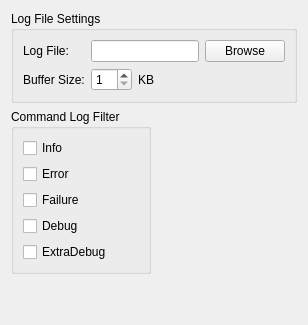
     <widget class="QWidget" name="tabGeneral">
      <attribute name="title">
       <string>General</string>
      </attribute>
      <layout class="QGridLayout" name="gridLayout">
       <item row="4" column="1" colspan="2">
        <spacer name="verticalSpacer">
         <property name="orientation">
          <enum>Qt::Vertical</enum>
         </property>
         <property name="sizeHint" stdset="0">
          <size>
           <width>20</width>
           <height>40</height>
          </size>
         </property>
        </spacer>
       </item>
       <item row="0" column="1" colspan="2">
        <widget class="QGroupBox" name="groupBox">
         <property name="title">
          <string>Log File Settings</string>
         </property>
         <layout class="QGridLayout" name="gridLayout_7">
          <item row="0" column="0">
           <widget class="QLabel" name="lbLogFileName">
            <property name="text">
             <string>Log File:</string>
            </property>
           </widget>
          </item>
          <item row="1" column="0">
           <widget class="QLabel" name="lbLogBuffer">
            <property name="text">
             <string>Buffer Size:</string>
            </property>
           </widget>
          </item>
          <item row="0" column="1">
           <widget class="QLineEdit" name="editLogFileName"/>
          </item>
          <item row="1" column="1">
           <layout class="QHBoxLayout" name="horizontalLayout_3">
            <item>
             <widget class="QSpinBox" name="sbLogBuffer">
              <property name="minimum">
               <number>1</number>
              </property>
             </widget>
            </item>
            <item>
             <widget class="QLabel" name="lbLogBufferSize">
              <property name="text">
               <string>KB</string>
              </property>
             </widget>
            </item>
            <item>
             <spacer name="horizontalSpacer_3">
              <property name="orientation">
               <enum>Qt::Horizontal</enum>
              </property>
              <property name="sizeHint" stdset="0">
               <size>
                <width>40</width>
                <height>20</height>
               </size>
              </property>
             </spacer>
            </item>
           </layout>
          </item>
          <item row="0" column="2">
           <widget class="QPushButton" name="btnLogFile">
            <property name="text">
             <string>Browse</string>
            </property>
           </widget>
          </item>
         </layout>
        </widget>
       </item>
       <item row="1" column="1">
        <widget class="QGroupBox" name="groupBox_2">
         <property name="title">
          <string>Command Log Filter</string>
         </property>
         <layout class="QGridLayout" name="gridLayout_8">
          <item row="0" column="0">
           <widget class="QCheckBox" name="checkBox">
            <property name="text">
             <string>Info</string>
            </property>
           </widget>
          </item>
          <item row="3" column="0">
           <widget class="QCheckBox" name="checkBox_4">
            <property name="text">
             <string>Debug</string>
            </property>
           </widget>
          </item>
          <item row="1" column="0">
           <widget class="QCheckBox" name="checkBox_2">
            <property name="text">
             <string>Error</string>
            </property>
           </widget>
          </item>
          <item row="2" column="0">
           <widget class="QCheckBox" name="checkBox_3">
            <property name="text">
             <string>Failure</string>
            </property>
           </widget>
          </item>
          <item row="4" column="0">
           <widget class="QCheckBox" name="checkBox_5">
            <property name="text">
             <string>ExtraDebug</string>
            </property>
           </widget>
          </item>
         </layout>
        </widget>
       </item>
      </layout>
     </widget>
